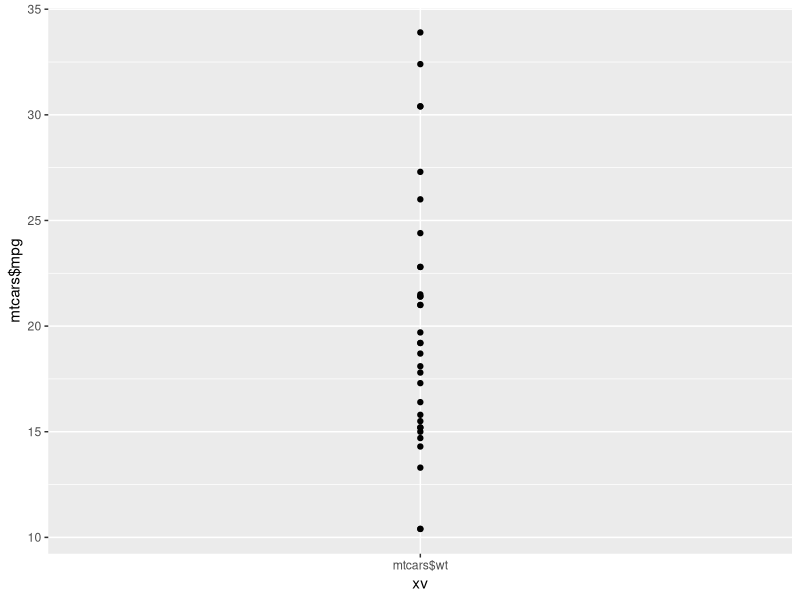

Write R code to recreate this figure.
library(dplyr)
library(ggplot2)

rm(list = ls())









# Scope


funcion_a <- function(a) {
  
  acumulador <- data.frame(var1 = c(), var2 = c())
  for(i in 1:a) {
    print("Hola")
    df_auxiliar <- data.frame(var1 = i, var2 = "Hola")
    acumulador <- rbind(acumulador, df_auxiliar)
  }
  
  return(acumulador)
}

variable1 <- funcion_a(5)





c <- 50

for(i in 1:5) {
  c <- c + 1
}





















sample_data <- data.frame(dates = sample(seq(as.Date('2020-01-01'),
                                             as.Date('2023-01-01'),
                                             by="day"),
                                             60, replace = FALSE),
                          values = sample(400:800, 60))















































# Scope
# For loops dentro de funciones
# Funciones dentro de funciones


# TODO - encontrar un buen ejemplo repetitivo para introducir funciones
# TODO - encontrar un buen ejemplo repetitivo para introducir for loops
# TODO - funciones puras


# Las funciones pueden tomar/leer variables definidas fuera de su scope 
# Pero no pueden modificarlas

external_var <- 202301
my_f <- function(iterations) {
  c <- data.frame(x = external_var, idx = 0)
  accum <- 0
  for(i in 1:iterations) {
    accum <- accum + 1
    a <- data.frame(x = external_var + accum, idx = i)
    c <- rbind(c, a)
  }
  return(c)
}

# No olvidar enfasis en acumuladores
# Pero tambien mostrar que podemos prescindir de el 
# si mantenemos un registro del valor maximo en el vector
# al cual agregar solamente 1

a <- my_f(5)


# For loops tienen acceso al global scope a menos que 
# no esten dentro de una funcion. Entonces pueden alterar
# variables que esten fuera del propio loop

b <- 5

bfun <- function() {
  for(i in 1:5) {
    b <- b +1
  }
  return(b)
}



b_fun <- bfun()


# en ggplot no es suficiente con indicar el nombre del objeto que queremos
# agregar como capa. aes() es insuficiente. Tenemos que usar algo llamado
# aes_string() para, ahora si, poder utilizar el nombre como texto del objeto
# y finalmente decirle a ggplot que ese es un vector que graficar


display_plot <- function() {
  
  my_plot <- list()
  columns <- names(mtcars)
  for(column in columns) {
    mp <- ggplot(mtcars, aes_string(x = mtcars$wt, y = column)) + geom_point()
    my_plot[[column]] <- mp
  }
  
  return(my_plot)
}


xv <- "mtcars$wt"

ggplot(mtcars, aes(x = xv, y = mtcars$mpg)) + geom_point()



a <- display_plot()

